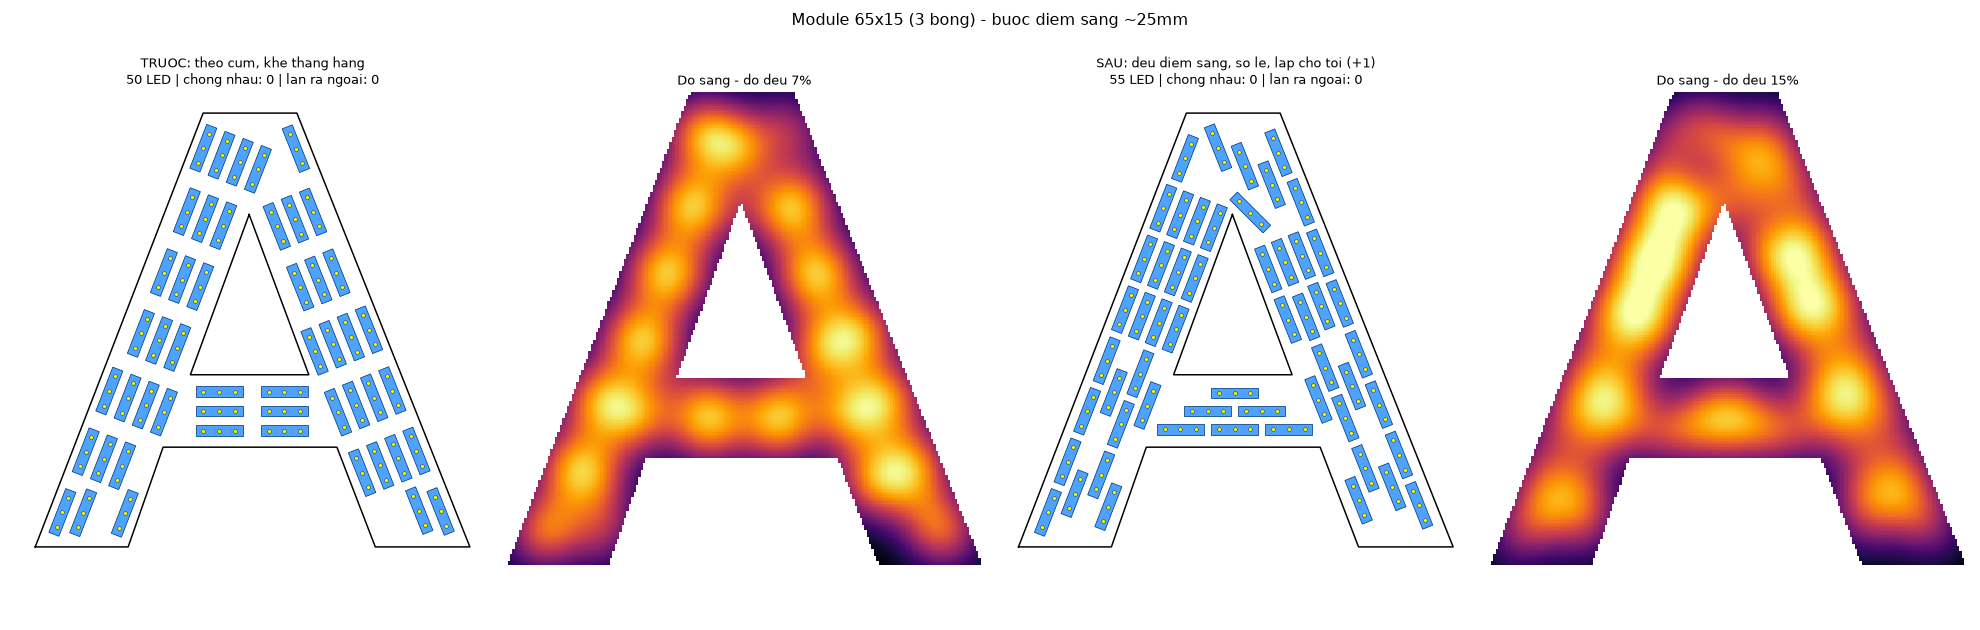

This chart was generated by the following Python code:
import numpy as np
from led_layout import *
from lighting import bulbs, light_map, uniformity, fill_dark
s = 600 / (775 - 266)
P = lambda pts: [((px - 93) * s, (775 - py) * s) for px, py in pts]
A = Polygon(P([(93, 775), (290, 266), (400, 266), (603, 775), (492, 775),
               (447, 658), (243, 658), (202, 775)]), [P([(344, 385), (275, 573), (414, 573)])])
sigma = 30.0

def panel(ax_led, ax_map, lay, title):
    B = bulbs(lay.leds, 3, 1)
    draw(ax_led, lay, title)
    ax_led.plot(B[:, 0], B[:, 1], "o", color="yellow", ms=3, mec="k", mew=0.3)
    X, Y, I, mask = light_map(lay.poly, B, sigma)
    Im = np.where(mask, I / I[mask].mean(), np.nan)
    ax_map.pcolormesh(X, Y, Im, cmap="inferno", vmin=0, vmax=1.6, shading="auto")
    ax_map.set_aspect("equal"); ax_map.axis("off")
    u = uniformity(lay.poly, B, sigma, lay.cfg.margin)
    ax_map.set_title(f"Do sang - do deu {u*100:.0f}%", fontsize=10)
    return u

fig, axs = plt.subplots(1, 4, figsize=(22, 7))
c1 = Cfg(); c1.gap = 25.0; c1.row_gap = 12.0; c1.stagger = False
lay1 = Layout(A, c1); lay1.run(mode="along")
u1 = panel(axs[0], axs[1], lay1, "TRUOC: theo cum, khe thang hang")

c2 = Cfg(); c2.gap = 10.0
pitch = (c2.L + c2.gap) / c2.cn           # buoc bong trung binh doc net
c2.row_gap = max(3.0, pitch - c2.W)       # cot cach deu bang buoc bong
lay2 = Layout(A, c2); lay2.run(mode="along")
n_add = fill_dark(lay2, pitch)
u2 = panel(axs[2], axs[3], lay2, f"SAU: deu diem sang, so le, lap cho toi (+{n_add})")
fig.suptitle(f"Module 65x15 (3 bong) - buoc diem sang ~{pitch:.0f}mm", fontsize=13)
plt.tight_layout(); plt.savefig("preview_light.png", dpi=90)
print(len(lay1.leds), u1, len(lay2.leds), u2, n_add, pitch, c2.row_gap)
